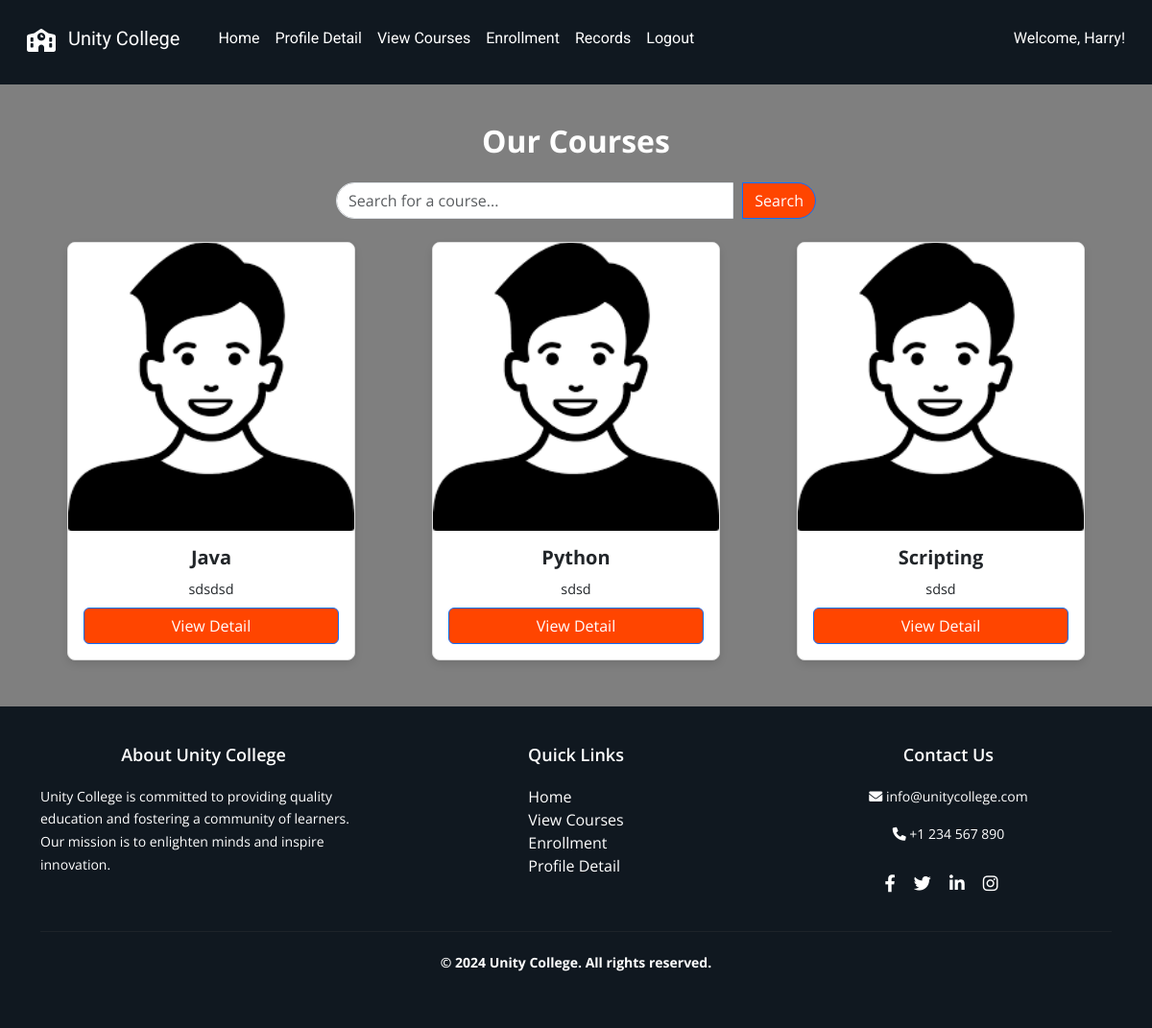
The app's page /student/courses (signed in) with its own data.
### tables this page shows
CREATE TABLE "course" (
    "id" INTEGER PRIMARY KEY AUTOINCREMENT,
    "name" TEXT NOT NULL,
    "image" TEXT NOT NULL,
    "description" TEXT NOT NULL,
    "credits" INTEGER NOT NULL,
    "lecturer" TEXT NOT NULL
);

### app.py (the view)
@app.route('/student/courses')
def view_courses():
    if 'username' not in session or session.get('user_type') != 'student':
        return redirect(url_for('student_login'))
    username = session.get('username')
    search_query = request.args.get('search', '')
    try:
        if search_query:
            courses = query_db("SELECT id, name, image, description FROM course WHERE name LIKE ?", ('%' + search_query + '%',))
        else:
            courses = query_db("SELECT id, name, image, description FROM course")
    except Exception as e:
        print(traceback.format_exc())
        courses = []
    return render_template('student/courses.html', courses=courses, username=username)

### dbcontroller.py (called while the page is built)
def query_db(query, args=(), one=False):
    con = sqlite3.connect('advweb.db')
    cur = con.cursor()
    cur.execute(query, args)
    rv = cur.fetchall()
    cur.close()
    con.close()
    return (rv[0] if rv else None) if one else rv

### templates/student/courses.html
{% extends "/student/layout.html" %} {% block content %}
<link rel="stylesheet" href="/static/css/student/courses.css" />
<div class="container mt-4">
  <h1 class="coursetitle mb-4">Our Courses</h1>
  <form
    method="GET"
    action="{{ url_for('view_courses') }}"
    class="search-form mb-4"
  >
    <div class="input-group">
      <input
        type="text"
        name="search"
        class="form-control"
        placeholder="Search for a course..."
        value="{{ request.args.get('search', '') }}"
      />
      <button class="btn btn-primary" type="submit">Search</button>
    </div>
  </form>
  <div class="row">
    {% if courses %} {% if courses|length == 1 %}
    <div class="single-course">
      <div class="card">
        <img
          src="{{ url_for('static', filename='images/courses/' ~ courses[0][2]) }}"
          class="card-img-top course-img"
          alt="Course Image"
        />
        <div class="card-body">
          <h5 class="card-title">{{ courses[0][1] }}</h5>
          <p class="card-text">{{ courses[0][3] }}</p>
          <a
            href="{{ url_for('course_detail', course_id=courses[0][0]) }}"
            class="btn btn-primary"
            >View Detail</a
          >
        </div>
      </div>
    </div>
    {% else %} {% for course in courses %}
    <div class="col-md-4 mb-4">
      <div class="card">
        <img
          src="{{ url_for('static', filename='images/courses/' ~ course[2]) }}"
          class="card-img-top course-img"
          alt="Course Image"
        />
        <div class="card-body">
          <h5 class="card-title">{{ course[1] }}</h5>
          <p class="card-text">{{ course[3] }}</p>
          <a
            href="{{ url_for('course_detail', course_id=course[0]) }}"
            class="btn btn-primary"
            >View Detail</a
          >
        </div>
      </div>
    </div>
    {% endfor %} {% endif %} {% else %}
    <p>No courses available.</p>
    {% endif %}
  </div>
</div>
{% endblock %}

### static/css/student/layout.css (style rules this page uses)
html, body { height: 100%; margin: 0; font-family: "Open Sans", sans-serif; }
body { display: flex; flex-direction: column; }
.container { flex: 1; }
.btn-primary { background-color: #ff4500; color: #ffffff; }
body { background-color: #f0f8ff; }

### static/css/student/courses.css (style rules this page uses)
.card { display: flex; flex-direction: column; width: 300px; height: 100%; border: 1px solid #ddd; border-radius: 8px; overflow: hidden; box-shadow: 0 4px 8px rgba(0, 0, 0, 0.1); }
.card-img-top { width: 100%; height: 300px; object-fit: cover; object-position: center; }
.card-body { padding: 1rem; flex-grow: 1; display: flex; flex-direction: column; justify-content: space-between; text-align: center; }
.card-title { font-size: 1.25rem; font-weight: bold; margin-bottom: 10px; }
.card-text { font-size: 0.9rem; margin-bottom: 0.5rem; }
.row { display: flex; flex-wrap: wrap; gap: 1.5rem; }
.col-md-4 { display: flex; flex-direction: column; align-items: center; flex: 1 0 30%; }
.mb-4 { margin-bottom: 1.5rem !important; }
body { position: relative; background: url("/static/images/theme/background.jpg") no-repeat center center fixed; background-size: cover; }
body::before { content: ""; position: fixed; top: 0; left: 0; width: 100%; height: 100%; background-color: rgba(0, 0, 0, 0.5); z-index: 0; pointer-events: none; }
.coursetitle { color: white; font-size: 2rem; margin-bottom: 20px; text-align: center; font-weight: bold; z-index: 1; position: relative; }
.search-form { width: 100%; max-width: 500px; margin: 0 auto; }
.search-form .input-group { display: flex; gap: 10px; }
.search-form .form-control { flex: 1; border-radius: 20px 0 0 20px; }
.search-form .btn { border-radius: 0 20px 20px 0; }

### records on screen
course: image (picture), name "Java", description "sdsdsd"
course: image (picture), name "Python", description "sdsd"
course: image (picture), name "Scripting", description "sdsd"

### other values on screen
{{ username }} "Harry"
